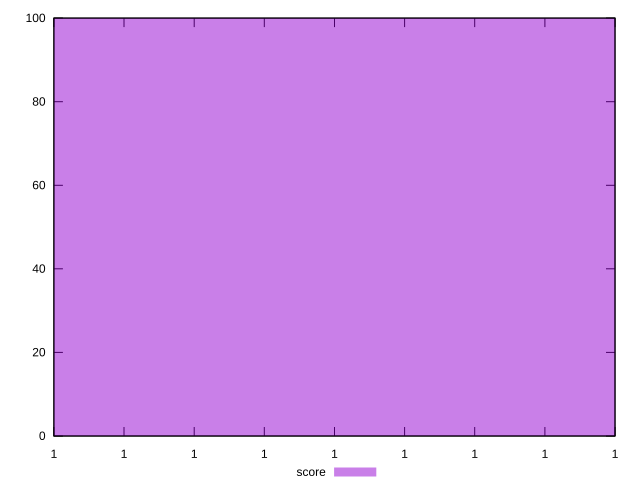

Write gnuplot code to recreate this figure.
reset
set terminal svg size 640, 490
set output "reprap/dom-size/samples/pages+cached+noexternal+nofonts+nosvg+noimg+nocss+nojs/score/histogram.svg"

$score <<EOF
0.9999999999999793 100
EOF

set key outside below
set boxwidth 4.3856027704339354e-15
set yrange [0:100]
set style fill transparent solid 0.5 noborder

plot \
  $score title "score" with boxes, \


reset
